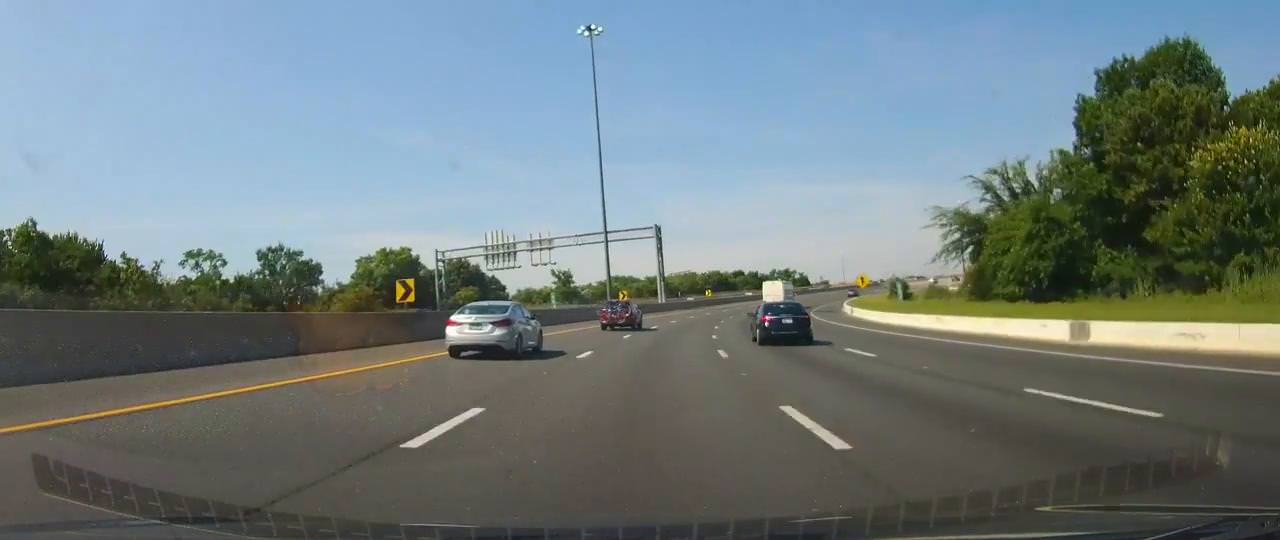
#> input picture raw_pixel.jpeg, 1280 x 540 px
$ jupyter execute ACC.ipynb
#> lines starting #> are read from the running program, lines starting #| are printed output that depends on the picture; after the words box and inside, x2 and y2 are one past the last pixel; in counts of white or black regions, pixels touching at a corner belong together
**Adaptive Cruise Control (ACC)**

Learn from https://github.com/iinc/acc

Using camera to collect data and a prediction model to return the speed of the vehicle based on the distance to the vehicle ahead.

The model includes image preprocessing (grey scale, reduce noise, edge detection, crop), detect the empty portion of the lane, use this portion to decide the speed.

[cell 1]
import cv2
from google.colab.patches import cv2_imshow
import sys
import numpy as np
import math

[cell 2]
img = cv2.imread(cv2.samples.findFile("raw_pixel.jpeg"))
#> img is the input picture: shape (540, 1280, 3); mean B, G, R 127.4, 125.2, 112.1
if img is None:
    sys.exit("Could not read the image.")

cv2_imshow(img)

[cell 3]
gray = cv2.cvtColor(img, cv2.COLOR_RGB2GRAY)
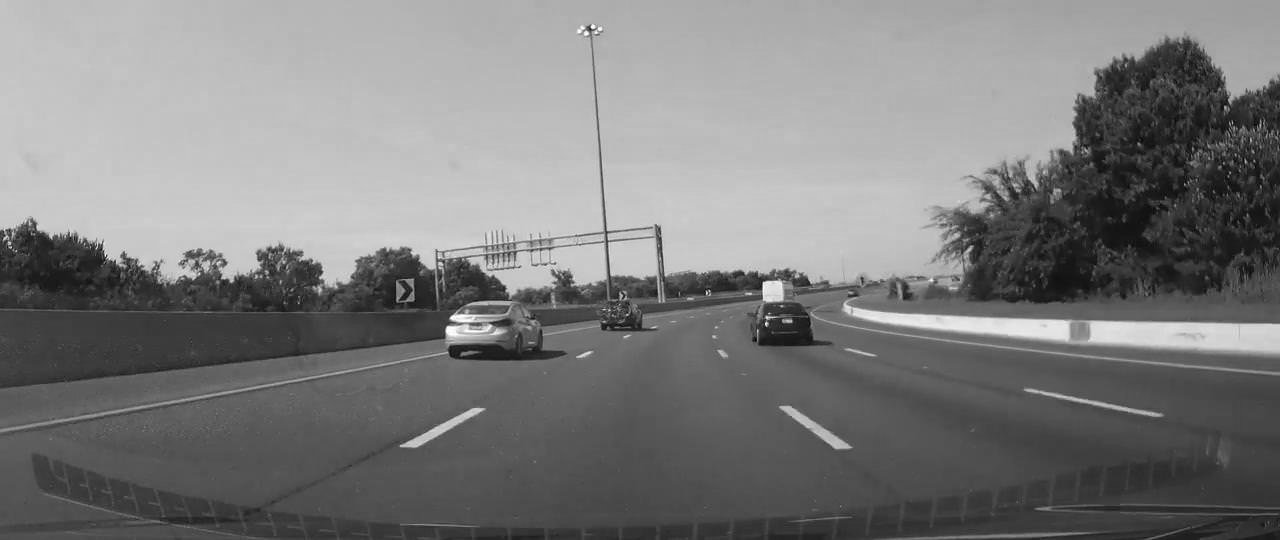
#> gray: shape (540, 1280); min 1, max 254, mean 124.4
cv2_imshow(gray)

[cell 4]
blurred = cv2.GaussianBlur(gray, (3, 3), 0)
cv2_imshow(blurred)

https://docs.opencv.org/master/da/d5c/tutorial_canny_detector.html

[cell 5]
high_thresh, thresh_im = cv2.threshold(blurred, 0, 255, cv2.THRESH_BINARY + cv2.THRESH_OTSU)
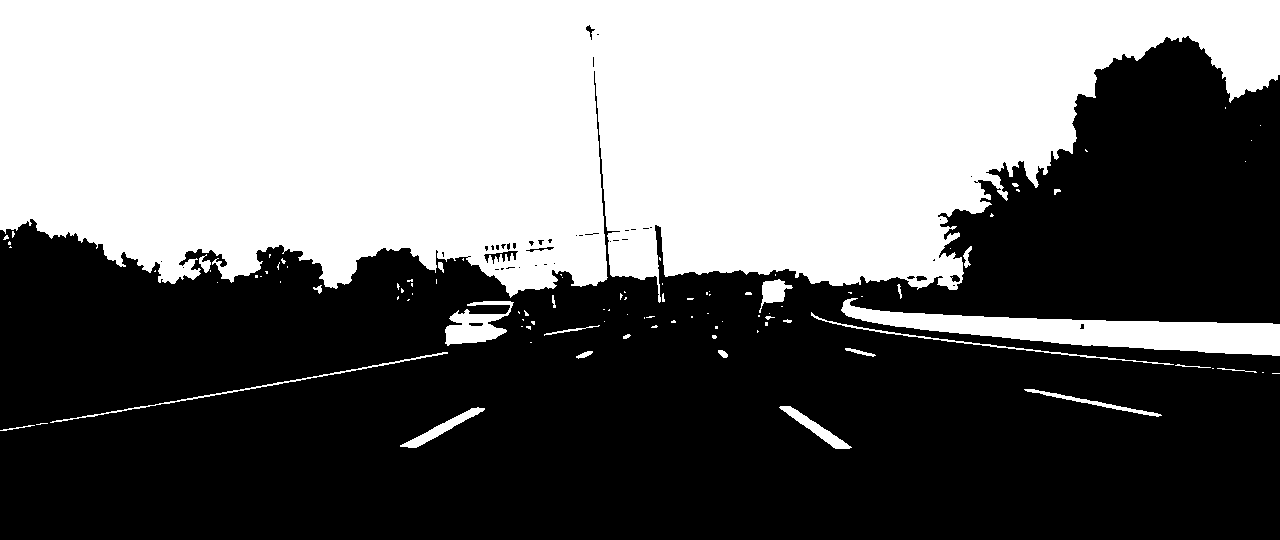
#> thresh_im: shape (540, 1280); 44.4% white; 104 white regions (76 under 20 px), largest, box (x1, y1, x2, y2) and area: (0, 0, 1280, 303) 290103, (841, 298, 1280, 356) 10127, (445, 301, 514, 346) 1617
#> high_thresh = 130
lowThresh = 0.5*high_thresh
#> lowThresh = 65
edges = cv2.Canny(blurred, lowThresh, high_thresh)
#> edges: shape (540, 1280); 3.5% white in thin lines or dots
cv2_imshow(edges)

[cell 6]
print(edges.shape[1],edges.shape[0])
#| 1280 540
pts = np.array([[45/100.*edges.shape[1], 60/100.*edges.shape[0]],
                [55/100.*edges.shape[1], 60/100.*edges.shape[0]],
                [100/100.*edges.shape[1], 90/100.*edges.shape[0]],
                [0/100.*edges.shape[1], 90/100.*edges.shape[0]]], np.int32)
pts = pts.reshape((-1,1,2))
test3 = cv2.polylines(edges,[pts],True,(255,0,0),3)
#> test3: shape (540, 1280); 5.3% white; 519 white regions (273 under 20 px), largest, box (x1, y1, x2, y2) and area: (0, 274, 1280, 519) 14786, (383, 36, 605, 311) 1577, (0, 300, 537, 389) 846
cv2_imshow(test3)

[cell 7]
warp_cache = {
    'src': None,
    'warp_matrix': None,
    'width': None,
    'height': None
}
#(tl, tr, br, bl)
src = np.array([[45/100.*edges.shape[1], 60/100.*edges.shape[0]],
                [55/100.*edges.shape[1], 60/100.*edges.shape[0]],
                [100/100.*edges.shape[1], 90/100.*edges.shape[0]],
                [0/100.*edges.shape[1], 90/100.*edges.shape[0]]], np.float32)

width =  (src[2][0] - src[3][0])
#> width = 1280
height = src[2][1] - src[1][1]
#> height = 162

print("width,height",width, height)
#| width,height 1280.0 162.0
dst = np.array([[0, 0],
                [width, 0],
                [width, height],
                [0, height]], np.float32)

warp_matrix = cv2.getPerspectiveTransform(src, dst)
warp_back_matrix = cv2.getPerspectiveTransform(dst, src)

warp_cache['src'] = src
warp_cache['width'] = int(width)
warp_cache['height'] = int(height)
warp_cache['source_width'] = int(edges.shape[1])
warp_cache['source_height'] = int(edges.shape[0])
warp_cache['warp_matrix'] = warp_matrix
warp_cache['warp_back_matrix'] = warp_back_matrix

warp_edges = cv2.warpPerspective(edges, warp_cache['warp_matrix'], (warp_cache['width'], warp_cache['height']), flags=cv2.INTER_LINEAR & cv2.WARP_FILL_OUTLIERS)
#> warp_edges: shape (162, 1280); 24.9% white; 61 white regions (40 under 20 px), largest, box (x1, y1, x2, y2) and area: (0, 0, 1280, 162) 47340, (431, 48, 747, 53) 1553, (535, 63, 584, 81) 416
cv2_imshow(warp_edges)

[cell 8]
edges_img = np.zeros((edges.shape[0], edges.shape[1], 3))
edges_img[:edges_img.shape[0],:edges_img.shape[1],0] = edges

warp_edges_img = np.zeros((warp_edges.shape[0], warp_edges.shape[1], 3))
warp_edges_img[:warp_edges_img.shape[0],:warp_edges_img.shape[1],0] = warp_edges

cv2.polylines(img, np.int_([warp_cache['src']]), True, (0,255, 0))
#> img: shape (540, 1280, 3); 0.37% of pixels changed, all inside (x1, y1, x2, y2) = (0, 324, 1280, 487)
cv2.polylines(edges_img, np.int_([warp_cache['src']]), True, (0,255, 0))

lane_width_min = 250
height = 8
width = 30

# resize the image as a quick way to condense the array into something we can work with in real time
sums = cv2.resize(warp_edges, (math.ceil(warp_edges.shape[1]/width), math.ceil(warp_edges.shape[0]/height)), interpolation=cv2.INTER_AREA)
cv2_imshow(sums)

[cell 9]
left_points = []
right_points = []
for r in range(sums.shape[0] - 2, 0, -1):
    if left_points and right_points:
        # average previous points to use a next starting point
        n = min(len(left_points), len(right_points), 3)
        c = 0
        for i in range(-1, -n-1, -1):
            c += left_points[i][1] + right_points[i][1]
        c = int(c/n/2)
    else:
        c = int(sums.shape[1]/2)

    min_c = 0
    for i in range(c-1, min_c, -1):
        count = sums[r][i] + sums[r+1][i] + sums[r][i+1] + sums[r+1][i+1]
        if count > 255/4/ 4:
            min_c = i
            break

    max_c = sums.shape[1] - 1
    for i in range(c+1, max_c, 1):
        count = 0
        count = sums[r][i] + sums[r+1][i] + sums[r][i-1] + sums[r+1][i-1]
        if count > 255/4/ 4:
            max_c = i
            break

    cv2.line(warp_edges_img, (min_c*width, int(r*height)), (max_c*width, int(r*height)), (255,255,255), 1)

    cv2.circle(warp_edges_img, (c*width, int(r*height)), 2, (0, 255, 0), thickness=2)

    if max_c - min_c < lane_width_min/width:
        break

    if min_c > 0:
        left_points.append((r, min_c))
    if max_c < sums.shape[1] - 1:
        right_points.append((r, max_c))
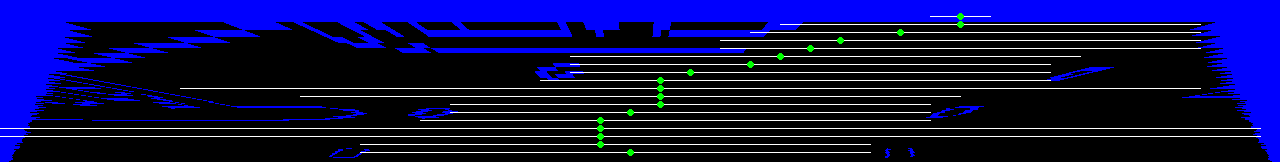
#> warp_edges_img: shape (162, 1280, 3) float64; mean of channels 0, 1, 2 76, 13.7, 12.9; drawn as B, G, R
#> after the loop, left_points = [(19, 12), (18, 12), (15, 14), (14, 15), (13, 15), (12, 10), (11, 6), (10, 18), (9, 19), (8, 19), (7, 19), (6, 24), (5, 24), (4, 25), (3, 26)]; right_points = [(19, 29), (18, 29), (15, 31), (14, 31), (13, 31), (12, 32), (11, 40), (10, 35), (9, 35), (8, 35), (7, 36), (6, 40), (5, 40), (4, 40), (3, 40)]


if left_points and right_points:
    min_y = min(left_points[-1][1]*height, right_points[-1][1])*height
#> min_y = 320
    print(min_y)
#| 320

[cell 10]
def warp_back(warped_edges):
    return cv2.warpPerspective(warped_edges, warp_cache['warp_back_matrix'], (warp_cache['source_width'], warp_cache['source_height']), flags=cv2.INTER_LINEAR & cv2.WARP_FILL_OUTLIERS).astype(np.uint8)

[cell 11]
warp_back_img = np.zeros_like(warp_edges_img)

if left_points and right_points:
    pts = left_points + right_points[::-1]
#> pts = 30 pairs, first value 3 to 19, second value 6 to 40

    for i in range(0, len(pts), 1):
        pts[i] = (pts[i][1]*width, pts[i][0]*height)
#> this loop made 30 passes
#> after the loop, pts = 30 pairs, first value 180 to 1200, second value 24 to 152

    cv2.fillPoly(warp_back_img, np.int_([pts]), (0,255, 0))
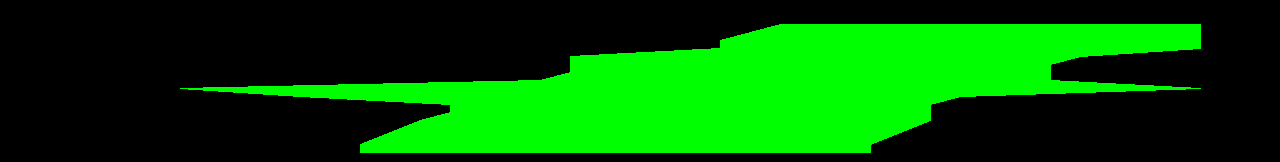
#> warp_back_img: shape (162, 1280, 3) float64; mean of channels 0, 1, 2 0, 85.6, 0; drawn as B, G, R
    cv2.polylines(warp_edges_img, np.int_([pts]), False, (0,255, 0))
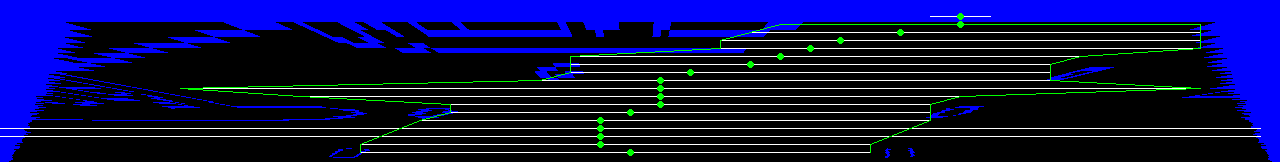
#> warp_edges_img: shape (162, 1280, 3) float64; 1.01% of pixels changed, all inside (x1, y1, x2, y2) = (180, 24, 1201, 153); drawn as B, G, R

im2 = warp_back(warp_back_img)
#> in warp_back, `return cv2.warpPerspective(warped_edges, warp_cache['warp_back_matrix'..`:
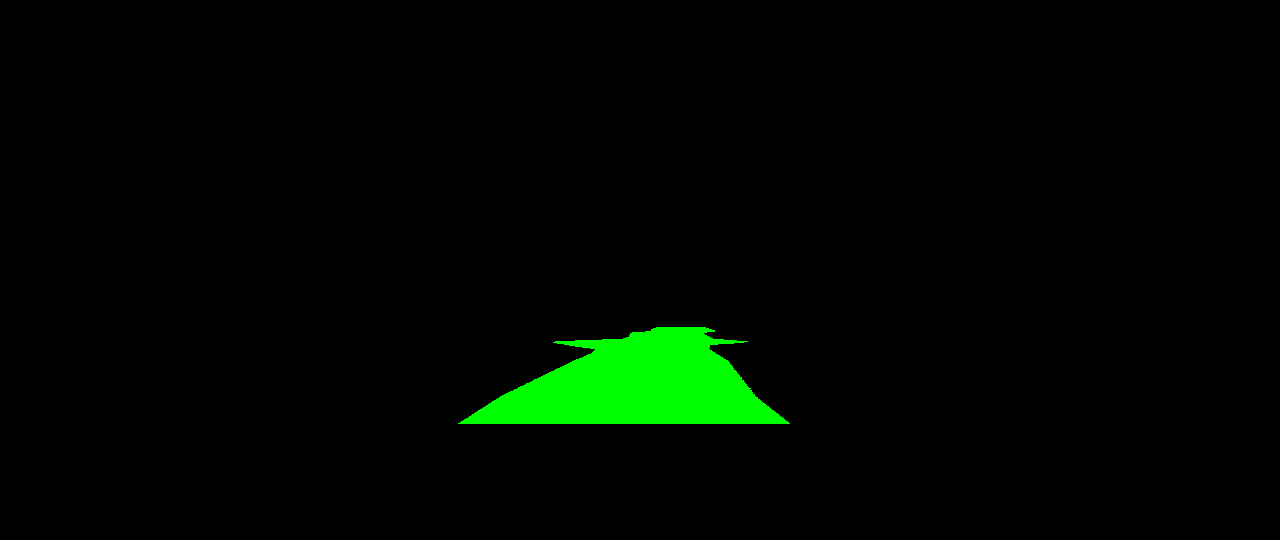
#> returned value: shape (540, 1280, 3); mean of channels 0, 1, 2 0, 7.1, 0; drawn as B, G, R
cv2_imshow(im2)

[cell 12]
result = cv2.addWeighted(img, 1, im2, 0.3, 0)
cv2_imshow(result)

[cell 13]
vis1 = np.concatenate((cv2.resize(edges_img, (img.shape[1], img.shape[0])), cv2.resize(warp_edges_img, (img.shape[1], img.shape[0]))), axis=0)
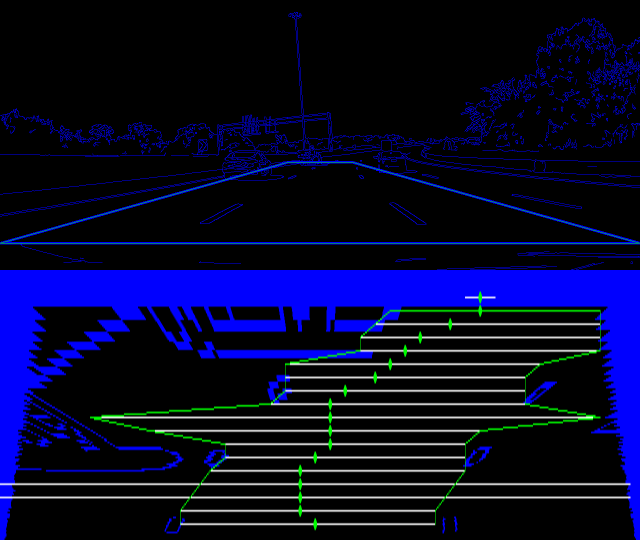
#> vis1: shape (1080, 1280, 3) float64 (shown at 1/2 size); mean of channels 0, 1, 2 43.9, 8.3, 6.1; drawn as B, G, R
vis2 = np.concatenate((img, result), axis=0)
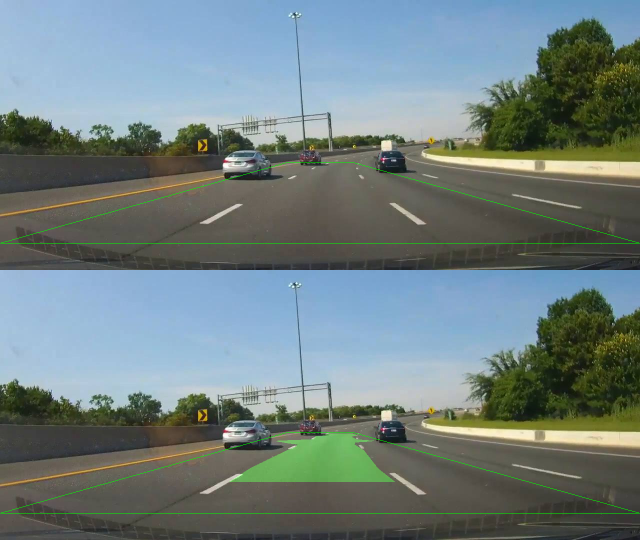
#> vis2: shape (1080, 1280, 3) (shown at 1/2 size); mean B, G, R 127.1, 126.9, 111.8
vis3 = np.concatenate((vis1, vis2), axis=1)
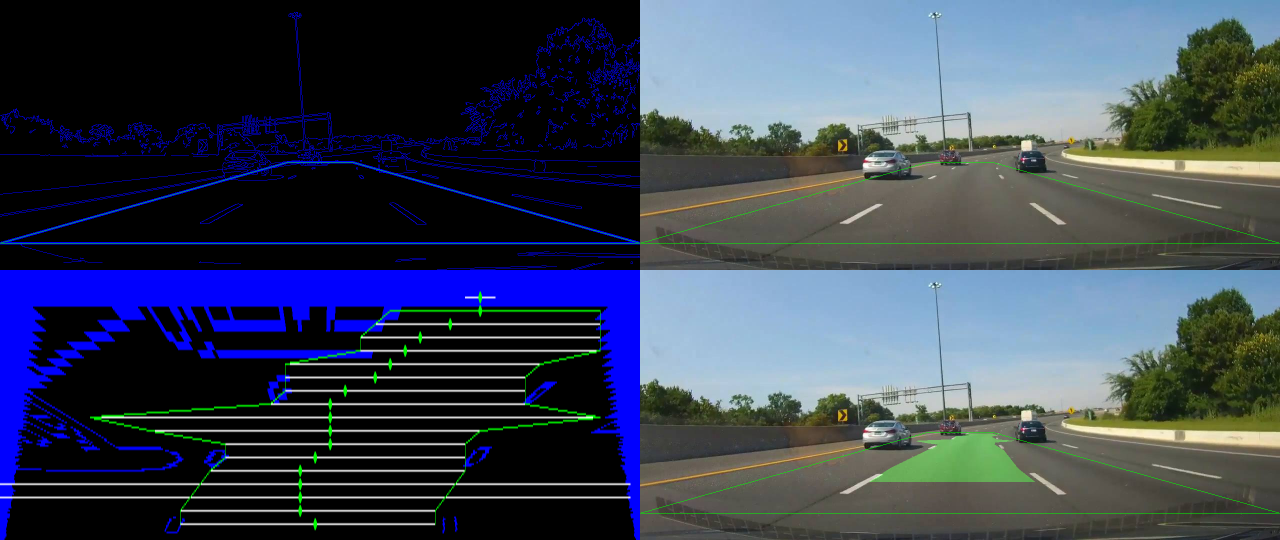
#> vis3: shape (1080, 2560, 3) float64 (shown at 1/2 size); mean of channels 0, 1, 2 85.5, 67.6, 58.9; drawn as B, G, R
cv2_imshow(vis3)
